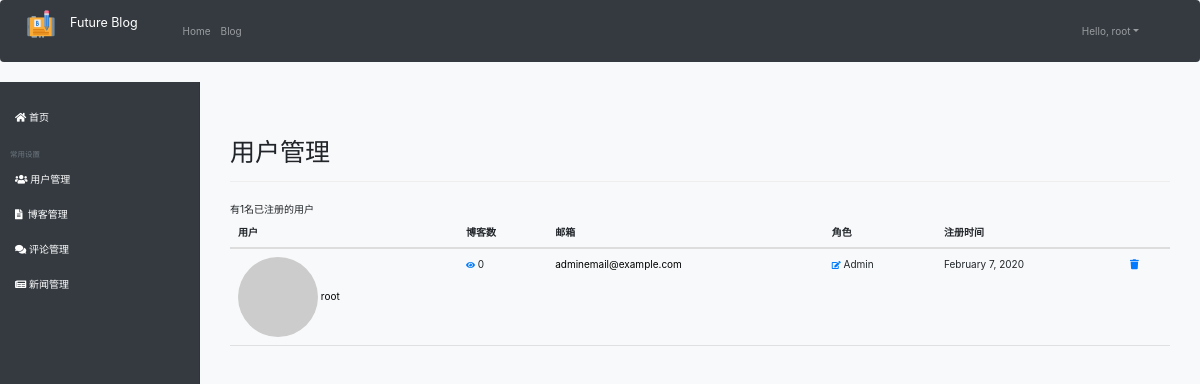
Screenshot of /admin/users/ (signed in) with the database file from the repository.
### app/main/models.py (models this page shows, shortened)
class User(UserMixin, db.Model):
    __tablename__ = 'users'
    id = db.Column(db.Integer, primary_key=True)
    email = db.Column(db.String(64), unique=True, index=True)
    username = db.Column(db.String(64), unique=True, index=True)
    role_id = db.Column(db.Integer, db.ForeignKey('roles.id'))
    password_hash = db.Column(db.String(128))
    name = db.Column(db.String(64))
    location = db.Column(db.String(64))
    about_me = db.Column(db.Text())
    member_since = db.Column(db.DateTime(), default=datetime.utcnow)
    last_seen = db.Column(db.DateTime(), default=datetime.utcnow)
    avatar_hash = db.Column(db.String(32))
    dark_theme = db.Column(db.Boolean, default=False)
    posts = db.relationship('Post', backref='author', lazy='dynamic')
    followed = db.relationship('Follow', foreign_keys=[Follow.follower_id],
                                backref=db.backref('follower', lazy='joined'), lazy='dynamic',
                                cascade='all, delete-orphan')
    followers = db.relationship('Follow', foreign_keys=[Follow.followed_id],
                                backref=db.backref('followed', lazy='joined'), lazy='dynamic',
                                cascade='all, delete-orphan')
    comments = db.relationship('Comment', backref='author', lazy='dynamic')
    chat_se = db.relationship('Chat', backref='author', lazy='dynamic', foreign_keys=[Chat.author_id])
    chat_re = db.relationship('Chat', backref='reciver', lazy='dynamic', foreign_keys=[Chat.reciver_id])
    unread = db.Column(db.Integer)
    likes = db.relationship('Like', backref='author', lazy='dynamic')
    favorites = db.relationship('Favorite', backref='owner', lazy='dynamic')
    @property
    def password(self):
        raise AttributeError('password is not a readable attribute')
    def can(self, perm):
        return self.role is not None and self.role.has_permission(perm)
    def ping(self):
        self.last_seen = datetime.today()
        db.session.add(self)
        db.session.commit()
    def gravatar(self, size=100, default='identicon', rating='g'):
        if request.is_secure:
            url = 'https://secure.gravatar.com/avatar'
        else:
            url = 'http://www.gravatar.com/avatar'
        hash = hashlib.md5(self.email.lower().encode('utf-8')).hexdigest()
        return '{url}/{hash}?s={size}&d={default}&r={rating}'.format(url=url, hash=hash, size=size,
                                                                    default=default, rating=rating)

class Role(db.Model):
    __tablename__ = 'roles'
    id = db.Column(db.Integer, primary_key=True)
    name = db.Column(db.String(64), unique=True)
    default = db.Column(db.Boolean, default=False, index=True)
    permissions = db.Column(db.Integer)
    users = db.relationship('User', backref='role', lazy='dynamic')
    def has_permission(self, perm):
        return self.permissions & perm == perm

### app/main/views.py (the view)
@main.route('/admin/users/')
@permission_required(Permission.ADMIN)
def admin_users():
    users = User.query.all()
    query = User.query
    return render_template('admin/admin_users.html', users=users, query=query)

### app/main/__init__.py (called while the page is built)
@main.app_context_processor
def inject_permissions():
    return dict(Permission=Permission)

### app/main/models.py (called while the page is built)
@login_manager.user_loader
def load_user(user_id):
    return User.query.get(int(user_id))

### blog.py (called while the page is built)
@app.before_request
def before_request():
    if current_user.is_authenticated:
        current_user.ping()

### app/templates/admin/admin_users.html (shortened to what this page needs)
{% extends "admin/admin_base.html" %}
{% block admin_content %}
<div class="container">
<div class="page-header">
    <h1>用户管理</h1>
</div>
有{{ query.count() }}名已注册的用户
<table class="table table-hover admin-users">
    <thead><tr><th>用户</th><th>博客数</th><th>邮箱</th><th>角色</th><th>注册时间</th><th> </th></tr></thead>
    {% for user in users %}
    <tr>
        <td>
            <a href="{{ url_for('main.user', username = user.username) }}">
                <img class="rounded-circle" src="{{ user.gravatar(size=32) }}">
                {{ user.username }}
            </a>
        </td>
        <td>
            <small><a href="/admin/users/posts/{{ user.id }}/"><i class="fa fa-eye text-primary"></i></a></small>
            {{ user.posts.count() }}
        </td>
        <td>
            <a href="mailto: {{ user.email }}">{{ user.email }}</a>
        </td>
        <td>
            <small><a href="/admin/users/edit-roles/{{ user.id }}/"><i class="fa fa-edit text-primary"></i></a></small>
            {{ user.role.name }}
        </td>
        <td>{{ moment(user.member_since).format('LL') }}</td>
        <td>
            <a href="/admin/users/remove_con/{{ user.id }}">
               <i class="fa fa-trash text-primary"></i>
            </a>
        </td>
    </tr>
    {% endfor %}
</table>
</div>
{% endblock %}

### app/templates/admin/admin_base.html (shortened to what this page needs)
{% extends "bootstrap/base.html" %}
{% import "bootstrap/wtf.html" as wtf %}
{% block head %}
{{ super() }}
    <link rel="stylesheet" type="text/css" href="{{ url_for('static', filename='styles.css') }}">
    <link href="https://cdn.bootcss.com/twitter-bootstrap/4.3.1/css/bootstrap.min.css" rel="stylesheet">
    <link href="https://cdn.bootcss.com/font-awesome/5.11.2/css/all.css" rel="stylesheet">
{% endblock %}
{% block navbar %}
    <nav class="navbar navbar-expand-lg bg-dark navbar-dark">
          <a class="navbar-brand" href="/">
            <img src="{{ url_for('static', filename='favicon.png') }}" width="30" height="30" class="d-inline-block" alt=""> &nbsp;&nbsp;&nbsp;Future Blog
          </a>
        <div class="collapse navbar-collapse" id="navbarNavDropdown">
          <ul class="navbar-nav">
        <li class="nav-item">
          <a class="nav-link" href="/">Home</a>
        </li>
        <li class="nav-item">
          <a class="nav-link" href="/blog">Blog</a>
        </li>
      </ul>
      <div class="container">
      <ul class="nav navbar-nav navbar-right justify-content-end ml-auto">
        {% if current_user.is_authenticated %}
            <li class="nav-item dropdown mr-lg-5">
            <a href="" class="nav-link dropdown-toggle" data-toggle="dropdown">Hello, {{ current_user.username }}</a>
            </li>
        {% else %}
        <a class="nav-link" href="{{ url_for('main.login') }}">Log In</a>  <a class="nav-link" href="{{ url_for('main.register') }}">Register</a>
        {% endif %}
    </ul>
    </div>
</nav>
<div class="container-fluid">
  <div class="row">
    <nav class="col-md-2 d-none d-md-block bg-dark text-white sidebar">
      <div class="sidebar-sticky">
        <ul class="nav flex-column">
          <li class="nav-item">
            <a class="nav-link" href="/admin">
              <i class="fa fa-home"></i>
              首页
            </a>
          </li>
          <h6 class="sidebar-heading d-flex justify-content-between align-items-center px-3 mt-4 mb-1 text-muted">
            <span>常用设置</span>
          </h6>
          <li class="nav-item">
            <a class="nav-link" href="/admin/users">
              <i class="fa fa-users"></i>
              用户管理
            </a>
          </li>
          <li class="nav-item">
            <a class="nav-link" href="/admin/posts">
              <i class="fa fa-file-alt"></i>
              &nbsp;博客管理
            </a>
          </li>
          <li class="nav-item">
            <a class="nav-link" href="/admin/comments">
              <i class="fa fa-comments"></i>
              评论管理
            </a>
          </li>
          <li class="nav-item">
            <a class="nav-link" href="/admin/news">
              <i class="fa fa-newspaper"></i>
              新闻管理
            </a>
          </li>
        </ul>
      </div>
    </nav>
{% endblock %}
{% block content %}
<div class="col col-md-10">
  <br>
    <body class="bg-light">
      {% block admin_content %}
      {% endblock %}
    </body>
</div>
{% endblock %}

### app/static/styles.css (style rules this page uses)
.table.admin-users tr { border-bottom: 1px solid #e0e0e0; }
.page-header { padding-bottom: 9px; margin: 40px 0 20px; border-bottom: 1px solid #eee; }

### app/templates/admin/admin_base.html (style rules this page uses)
a { text-decoration:none; color: black; }
.sidebar { position: static; top: 0; bottom: 0; left: 0; padding: 18px 0 0; box-shadow: inset -1px 0 0 rgba(0, 0, 0, .1); }
.sidebar-sticky { position: relative; top: 0; height: calc(100vh - 48px); padding-top: 0rem; overflow-x: hidden; overflow-y: auto; }
.sidebar .nav-link { font-weight: 500; color: #fff; }
.sidebar-heading { font-size: .75rem; text-transform: uppercase; }
.table.admin-users tr { border-bottom: 1px solid #e0e0e0; }
.page-header { padding-bottom: 9px; margin: 40px 0 20px; border-bottom: 1px solid #eee; }

### rows the page displays
User: username "root", posts.count "0", email "adminemail@example.com", role.name "Admin", member_since "February 7, 2020"

### other values shown
{{ query.count() }} "1"
